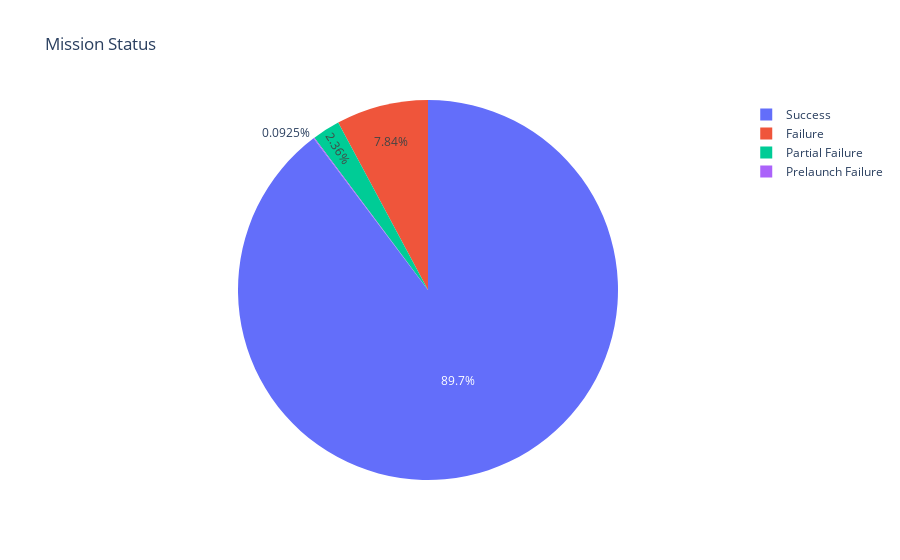

The notebook cell this image was saved under:
### Code cell
fig=px.pie(ds,values='Status Mission',names='index',title='Mission Status')
fig.show()

### Figure 1 — Plotly figure (JSON) as saved in the notebook; plotly's stock layout.template omitted (floating-point values rounded to 4 significant figures)
{"data": [{"domain": {"x": [0, 1], "y": [0, 1]}, "hovertemplate": "index=%{label}<br>Status Mission=%{value}<extra></extra>", "labels": ["Success", "Failure", "Partial Failure", "Prelaunch Failure"], "legendgroup": "", "name": "", "showlegend": true, "type": "pie", "values": [3879, 339, 102, 4]}], "layout": {"legend": {"tracegroupgap": 0}, "title": {"text": "Mission Status"}}}
